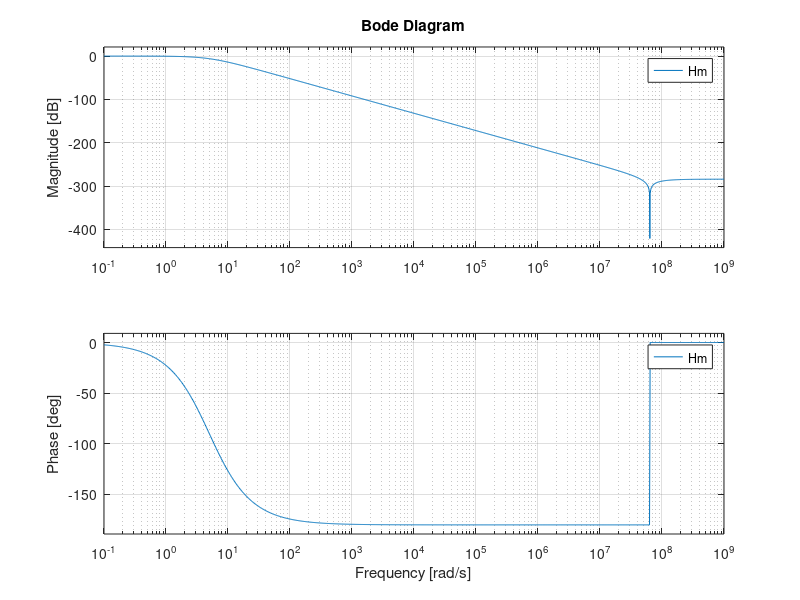

Write MATLAB code to recreate this figure.
clear all
close all
clc

lambda1 = 10;
lambda2 = 25;
m = 2;
lambda = 6;
gamma = 0.5;

A = [0 1; 0 0];
B = [0 1/m]';
C = [1 0];


Am = [0 1; -lambda2 -lambda1];
Bm = [0 lambda2]';
Cm = [1 0];
s=tf('s');
Hm = Cm*inv(s*eye(2)-Am)*Bm
figure; bode(Hm); grid on

Tc = 1e-5;
simlength = 5;
Nc = floor(simlength/Tc);

w_ref = 4;
a_ref = 1;
bias = 0;

Aobs = [0 1; 0 0];
Cobs = [1 0];
L = acker(Aobs',Cobs',[-50, -100]);

